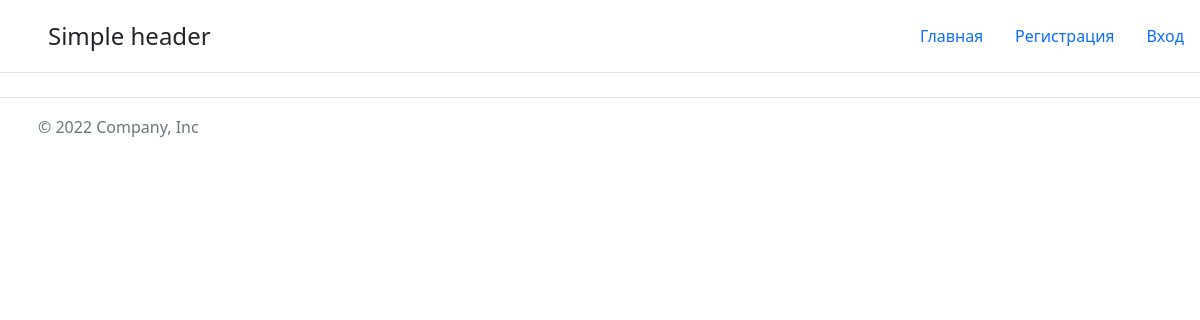
Before: /order/list with the older database file.
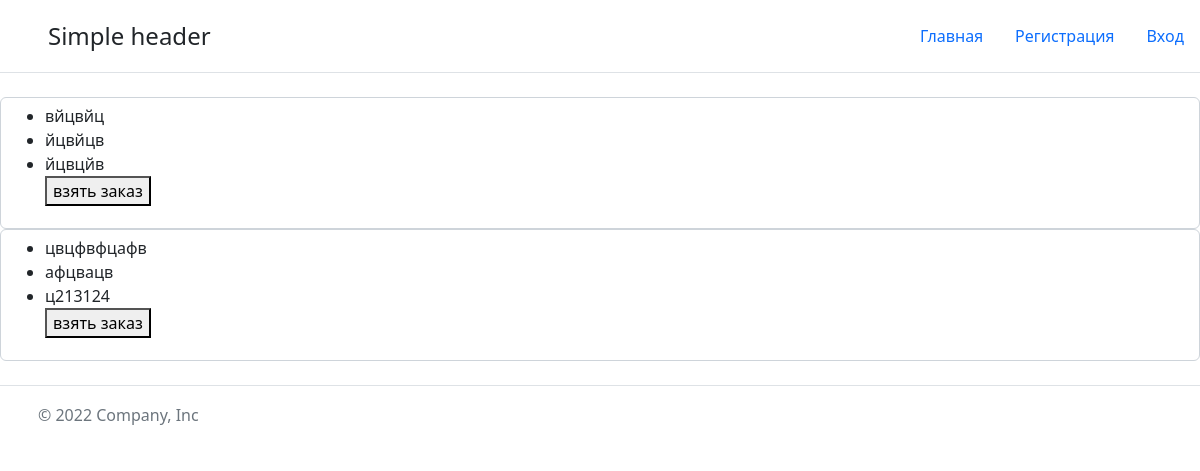
After: the same page with the newer database file.
### main/models.py (models this page shows)
class Order(models.Model):
    company_id = models.ForeignKey(User, on_delete=models.PROTECT, related_name='order_author')
    company_name = models.CharField(max_length=100)
    address_city = models.CharField(max_length=50)
    address_street = models.CharField(max_length=100)
    full_address = models.CharField(max_length=150)
    address_city_to = models.CharField(max_length=50)
    address_street_to = models.CharField(max_length=100)
    full_address_to = models.CharField(max_length=150)
    price = models.CharField(max_length=100)
    carrier_id = models.ForeignKey(User, on_delete=models.PROTECT, related_name='order_carrier',
                                   blank=True, null=True)
    is_complete = models.BooleanField(default=False, blank=True, null=True)
    is_payments = models.BooleanField(default=False, blank=True, null=True)
    data = models.DateTimeField(auto_now_add=True, blank=True, null=True)
    data_update = models.DateTimeField(auto_now=True, blank=True, null=True)

### main/views.py (the view)
# urls.py: path('order/list', views.order_list, name='order_list'),
def order_list(request):
    paginate_by = 10
    p = Order.objects.all()
    return render(request, 'main/order_list.html', {'title': 'Список заказов',
                                                    'active_order_list': 'active', 'orders': p.filter(carrier_id=None)})

### main/templates/main/order_list.html
{% extends 'main/base.html' %}
{% block content %}
{%for item in orders%}
<div class="form-control">
    <div class="">
        <ul>
            <li>{{item.full_address}}</li>
            <li>{{item.full_address_to}}</li>
            <li>{{item.price}}</li>
            <button type="submit">взять заказ</button>
        </ul>
    </div>
</div>
{%endfor%}
{% endblock %}

### main/templates/main/base.html (shortened to what this page needs)
<!DOCTYPE html>
<html lang="ru">
<head>
    <link href="https://cdn.jsdelivr.net/npm/bootstrap@5.2.1/dist/css/bootstrap.min.css" rel="stylesheet">
</head>
<header class="d-flex flex-wrap justify-content-center py-3 mb-4 border-bottom">
      <a href="/" class="d-flex align-items-center mb-3 mb-md-0 me-md-auto text-dark text-decoration-none">
        <svg class="bi me-2" width="40" height="32"><use xlink:href="#bootstrap"></use></svg>
        <span class="fs-4">Simple header</span>
      </a>
      <ul class="nav nav-pills">
        <li class="nav-item"><a href="{% url 'home' %}" class="nav-link {{ active_home }}" aria-current="page">Главная</a></li>
          {% if request.user.is_authenticated %}
        <li class="nav-item"><a href="{% url 'order' %}" class="nav-link {{ active_order }}">Оформить заказ</a></li>
          {% if request.user.is_carrier %}
        <li class="nav-item"><a href="{% url 'order_list' %}" class="nav-link {{ active_order_list }}">Список заказов</a></li>
          {% endif %}
        <li class="nav-item"><a href="{% url 'account' %}" class="nav-link {{ active_account }}">Личный кабинет</a></li>
        <li class="nav-item"><a href="{% url 'logout' %}" class="nav-link">Выйти</a></li>
          {% else %}
        <li class="nav-item"><a href="{% url 'register' %}" class="nav-link {{ active_reg }}">Регистрация</a></li>
        <li class="nav-item"><a href="{% url 'login' %}" class="nav-link {{ active_login }}">Вход</a></li>
          {% endif %}
      </ul>
</header>
<body>
{% block content %}
{% endblock %}
</body>
<footer class="d-flex flex-wrap justify-content-between align-items-center py-3 my-4 border-top">
    <div class="col-md-4 d-flex align-items-center">
      <a href="/" class="mb-3 me-2 mb-md-0 text-muted text-decoration-none lh-1">
        <svg class="bi" width="30" height="24"><use xlink:href="#bootstrap"></use></svg>
      </a>
      <span class="mb-3 mb-md-0 text-muted">© 2022 Company, Inc</span>
    </div>
    <ul class="nav col-md-4 justify-content-end list-unstyled d-flex">
      <li class="ms-3"><a class="text-muted" href="#"><svg class="bi" width="24" height="24"><use xlink:href="#twitter"></use></svg></a></li>
      <li class="ms-3"><a class="text-muted" href="#"><svg class="bi" width="24" height="24"><use xlink:href="#instagram"></use></svg></a></li>
      <li class="ms-3"><a class="text-muted" href="#"><svg class="bi" width="24" height="24"><use xlink:href="#facebook"></use></svg></a></li>
    </ul>
</footer>
</html>

Changed rows visible on the page:
added Order: full_address "вйцвйц", full_address_to "йцвйцв", price "йцвцйв"
added Order: full_address "цвцфвфцафв", full_address_to "афцвацв", price "ц213124"
